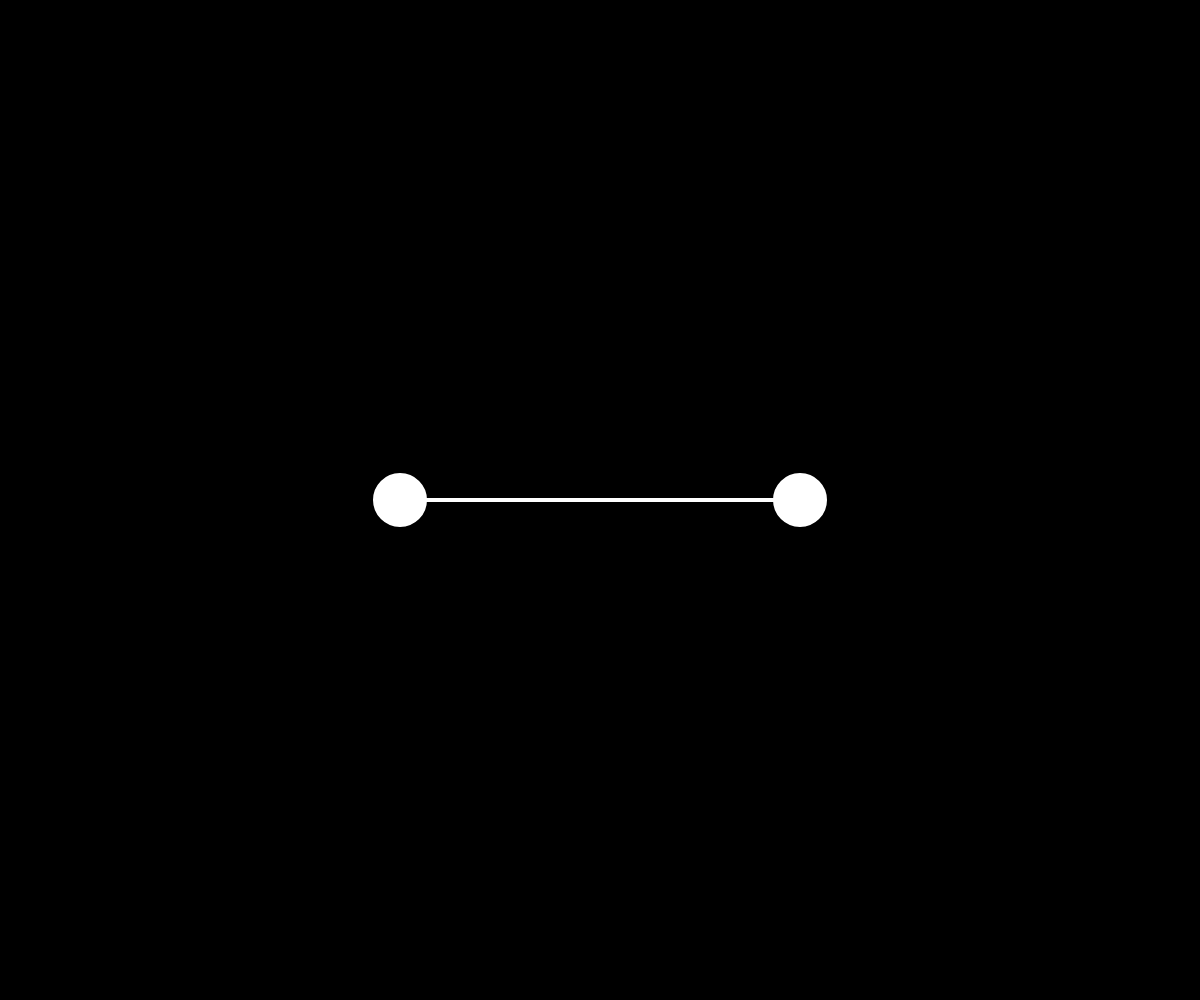
Frame 1 (no input)
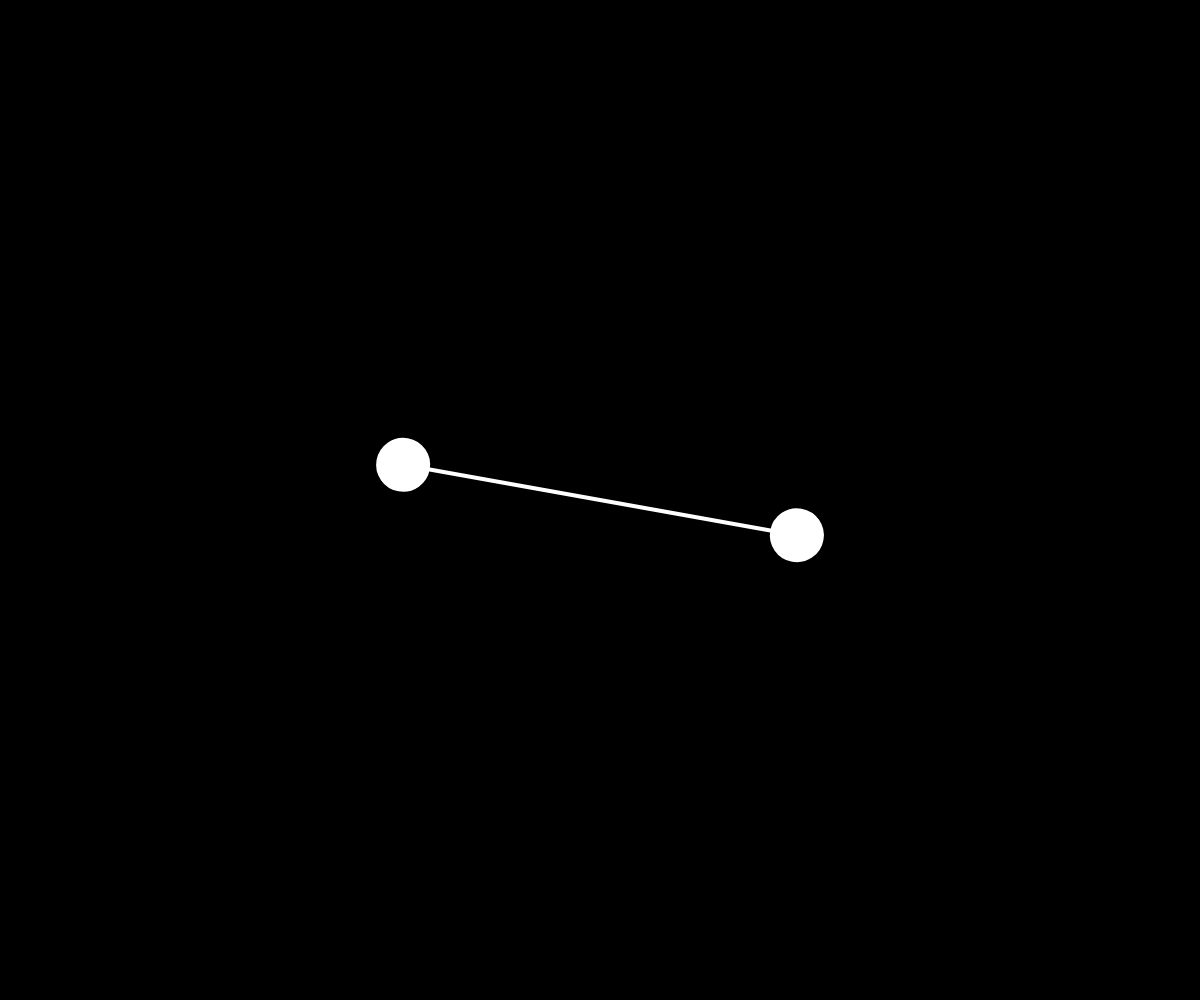
Frame 60 (no input)
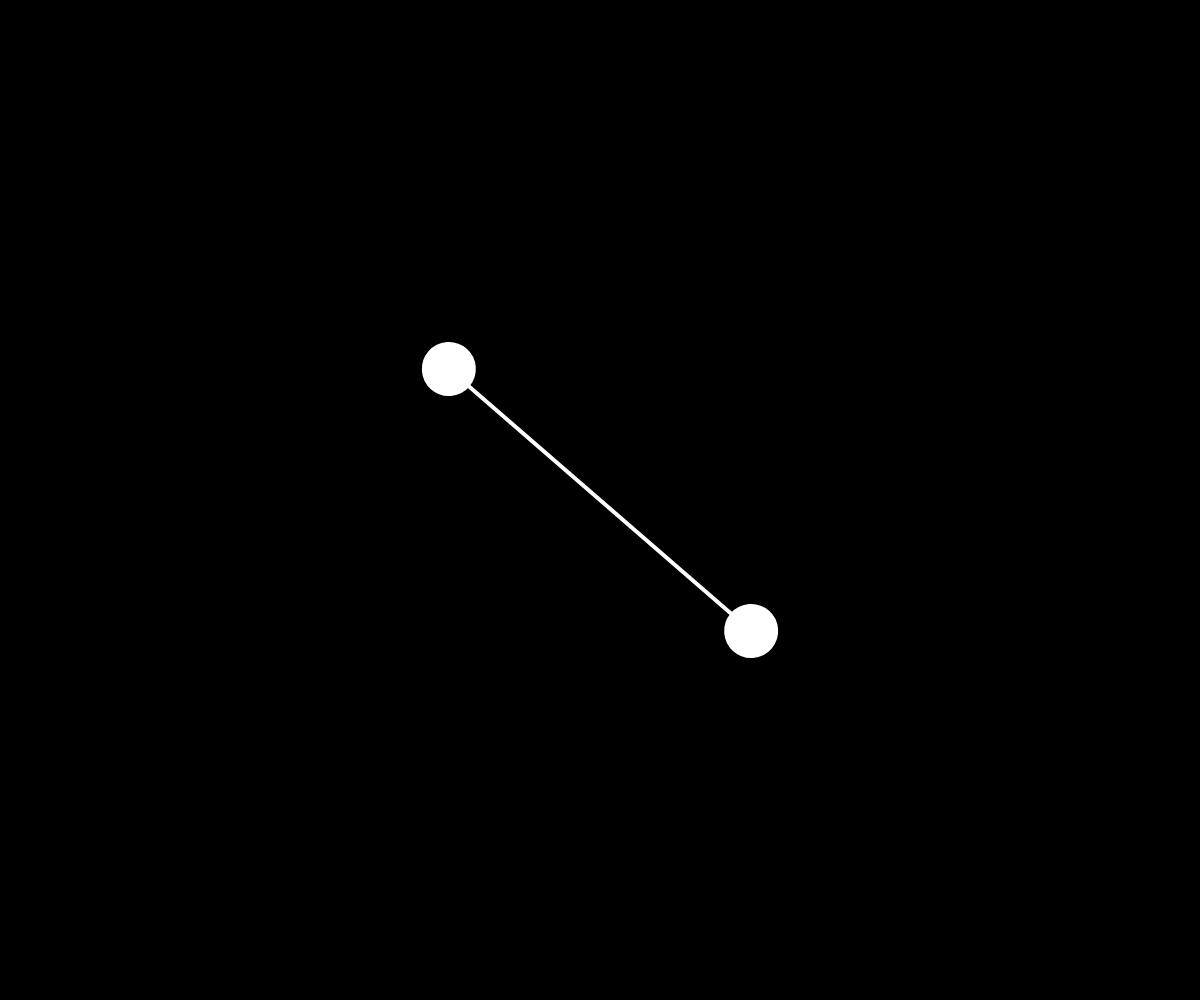
Frame 120 (the mouse pressed at the canvas centre since frame 60)

The p5.js sketch that drew these frames (run headless with seeded random() and noise() and a simulated clock; from frame 60 on, the mouse is pressed at the canvas centre):

// p5.js sketch
// ── sketch.js
let angle = 0;
let angleVel = 0;
let angleAcc = 0.0001;

function setup() {
  createCanvas(windowWidth, windowHeight);
}

function draw() {
  background(0);
  // On remet le 0;0 au centre de l'écran
  translate(width / 2, height / 2);

  stroke(255);
  fill(255);
  strokeWeight(4);
  rectMode(CENTER);

  rotate(angle);
  line(-200, 0, 200, 0);
  ellipse(-200, 0, 50);
  ellipse(200, 0, 50);
  
  angleVel += angleAcc;
  angle += angleVel;

}
